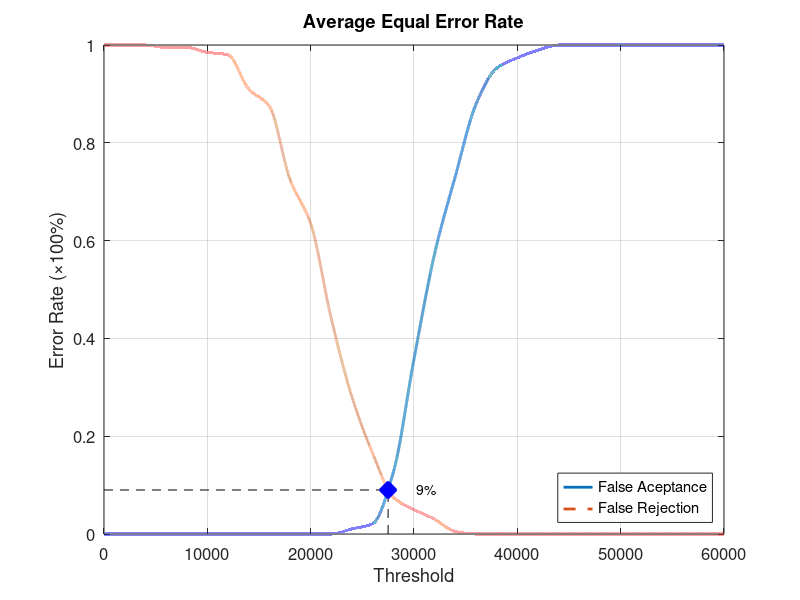
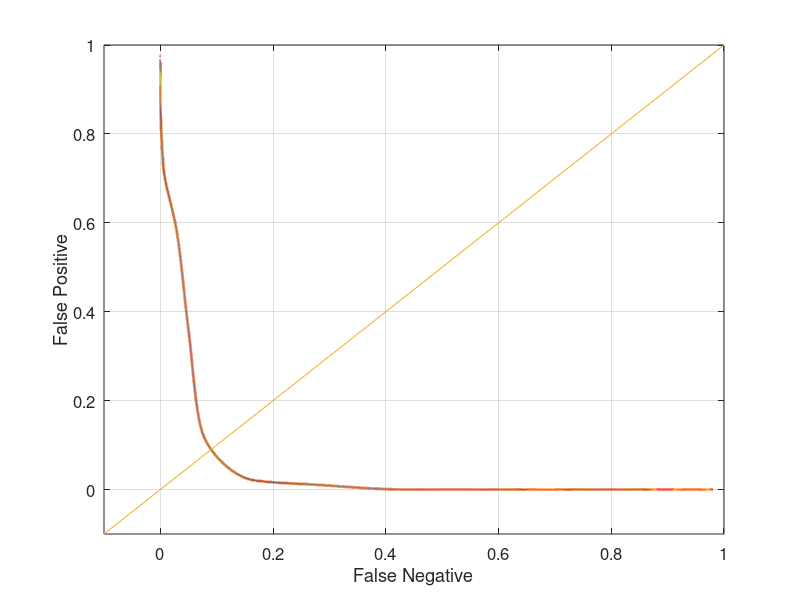

MATLAB code for these plots, in order:
function yEER = Database3_4
close all;
clear;
clc;
x = 0:2000:60000;
xq = 0:0.5:60000;

y0 = [0 0 0 0 0 0 0 0 0 0 0 0 0.0105263 0.0210526 0.126316 0.357895 0.573684 0.731579 0.878947 0.952632 0.973684 0.989474 1 1 1 1 1 1 1 1 1];
yy0 = interp1(x, y0, xq, 'pchip');
y1 = [1 1 1 0.995 0.995 0.985 0.98 0.91 0.875 0.725 0.635 0.44 0.28 0.165 0.075 0.05 0.03 0.005 0 0 0 0 0 0 0 0 0 0 0 0 0];
yy1 = interp1(x, y1, xq, 'pchip');

% Calculating EER: 
y2 = abs(y0 - y1);
find(y2 == min(y2))
yy2 = abs(yy0 - yy1);
xEER = find(yy2 == min(yy2));
xEERIndex = xq(xEER) % X-axis EER
yEER = yy0(xEER) % Y-axis EER

main = figure
plot(xq, yy0,'-','LineWidth', 2);	hold on
plot(xq, yy1,'--','LineWidth', 2);	hold on
plot([xEERIndex xEERIndex], [0 yEER], 'k--');	hold on
plot([0 xEERIndex], [yEER yEER], 'k--');	hold on
plot(xEERIndex, yEER, 'bx', 'LineWidth', 10);	hold on
text(xEERIndex + 10 * xEERIndex / 100, yEER, [num2str(round((10000 * yEER)) / 100) '%'])
legend('False Aceptance', 'False Rejection', 'Location', 'SouthEast')
xlabel('Threshold')
ylabel('Error Rate (\times100%)')
title('Average Equal Error Rate')
set(gca, 'FontSize', 12)
axis([0 60000 0 1])
grid on

print(main, 'Database3_4Main', '-dpng');
FNRxFPR = figure('Color', [1 1 1]);
plot(yy1, yy0, '-', yy1, yy0, 'LineWidth', 2);
hold on
y = -0.1:0.1:1
plot(y, y); 
set(gca, 'FontSize', 12)
xlabel('False Negative')
ylabel('False Positive')
axis([-0.1 1 -0.1 1])
set(gca, 'FontSize', 12)
grid on

print(FNRxFPR, 'Database3_4FNRxFPR','-dpng');
end
